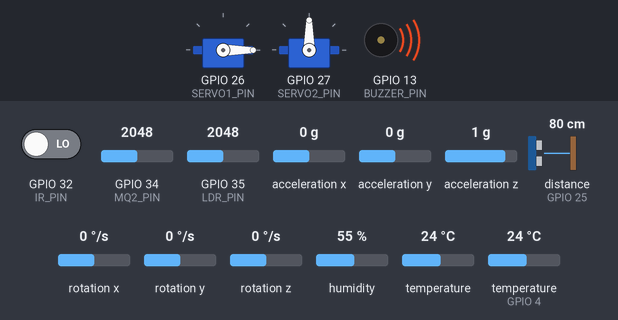
Simulated run of this sketch. Board: ESP32. Parts: 2 × servo, buzzer (waves = sounding, pin HIGH). Wiring (inferred from the names in the program): ultrasonic range finder: trigger GPIO 33; echo GPIO 25. Inputs (shaded band) come from the test bench; at power-on: GPIO 34 (MQ2_PIN) = 2048, temperature (sensor on GPIO 4) 24 °C, GPIO 32 (IR_PIN) LOW, GPIO 35 (LDR_PIN) = 2048, acceleration x 0 g, acceleration y 0 g, acceleration z 1 g, distance to the obstacle (sensor on GPIO 25) 80 cm, rotation x 0 °/s, rotation y 0 °/s, rotation z 0 °/s, humidity 55 %, temperature 24 °C. The echo pulse lasts 58.3 µs per cm; WiFi joins after 1.5 s; servers stay silent unless stated; pins used as bus, display or sensor lines are not drawn; what the sketch prints to the serial monitor is not drawn.

Above: at 2.7 s.
2.8 s: GPIO 34 (MQ2_PIN) set to 1035
8.1 s: GPIO 34 (MQ2_PIN) set to 954
At 9.8 s:
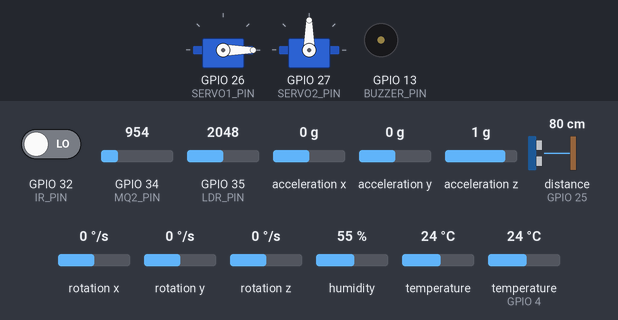
10.1 s: temperature (sensor on GPIO 4) set to 37 °C
13.0 s: temperature (sensor on GPIO 4) set to 40 °C
At 14.6 s:
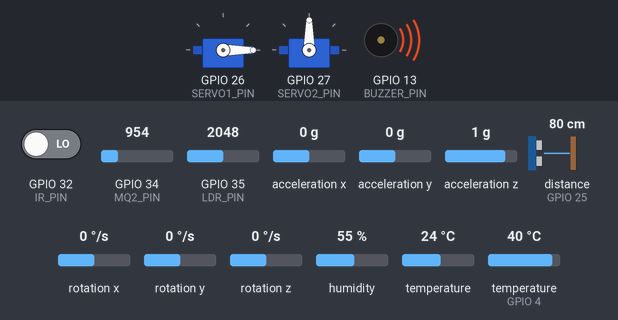
Timing chart, 0 to 19.4 s (numbered marks = the images above; inputs shaded):
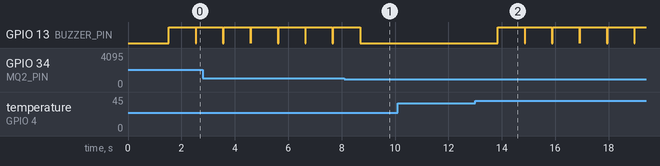

Measured:
- the behaviour switches between 1001 and 1000 on GPIO 34 (MQ2_PIN) (found by bisection; images 0 and 1)
- the behaviour switches between 38 and 39 °C on temperature (sensor on GPIO 4) (found by bisection; images 1 and 2)
- after the input at 8.1 s, GPIO 13 (BUZZER_PIN): goes on until 8.7 s, then stays LOW
- after the input at 10.1 s, every drawn part: stays the same
- after the input at 13.0 s, GPIO 13 (BUZZER_PIN): alternates HIGH for 1.0 s and LOW for 0.01 s, starting after 0.86 s
- by itself, GPIO 13 (BUZZER_PIN): alternates HIGH for 1.0 s and LOW for 0.04 s

The sketch:

smartbed.ino
```cpp
#include <WiFi.h>
#include <WebServer.h>
#include <Wire.h>
#include <DHT.h>
#include <Adafruit_MPU6050.h>
#include <Adafruit_Sensor.h>
#include <Servo.h>
#include <math.h>

// -------- Pin Definitions --------
#define DHTPIN 4
#define DHTTYPE DHT11
#define MQ2_PIN 34
#define LDR_PIN 35
#define IR_PIN 32
#define TRIG_PIN 33
#define ECHO_PIN 25
#define BUZZER_PIN 13
#define SERVO1_PIN 26
#define SERVO2_PIN 27

// -------- Objects --------
DHT dht(DHTPIN, DHTTYPE);
Adafruit_MPU6050 mpu;
WebServer server(80);
Servo servo1, servo2;

// -------- WiFi Credentials --------
const char* ssid = "Prakash 2g";
const char* password = "P1rakash@*#1";

// -------- Variables --------
unsigned long lastSensorReadTime = 0;
const unsigned long sensorReadInterval = 500;

unsigned long lastBuzzerTime = 0;
bool buzzerActive = false;

// Jerk Detection
float lastAx = 0, lastAy = 0;
#define JERK_THRESHOLD 5

// Time Tracking
unsigned long bedStartTime = 0;
unsigned long totalBedTime = 0;
bool patientInBed = false;

// Servo Angles
int servo1Angle = 0;
int servo2Angle = 90;

// Sensor Data Struct
struct SensorData {
  float temperature;
  float humidity;
  int mq2Value;
  int ldrValue;
  float pitch, roll, yaw;
  int bottleLevel;
  unsigned long bedTime;
};

SensorData sensorData;

// -------- HTML PAGE --------
const char webpage[] PROGMEM = R"rawliteral(
<!DOCTYPE html>
<html lang="en">
<head>
  <meta charset="UTF-8">
  <meta name="viewport" content="width=device-width, initial-scale=1.0">
  <title>NATERIDA</title>
  <style>
   body {
            margin: 0;
            padding: 0;
            font-family: 'Courier New', monospace;
            background-color: #000;
            background-image: linear-gradient(to right, rgba(255, 0, 0, 0.2), rgba(0, 255, 0, 0.2), rgba(0, 0, 255, 0.2));
            background-size: 200% 200%;
            animation: gradientAnimation 8s ease infinite;
            color: #fff;
            display: flex;
            flex-direction: column;
            align-items: center;
            justify-content: flex-start;
            height: 100vh;
            overflow-y: auto;
            text-shadow: 0 0 20px rgba(255, 255, 255, 0.8);
        }

        @keyframes gradientAnimation {
            0% { background-position: 0% 50%; }
            50% { background-position: 100% 50%; }
            100% { background-position: 0% 50%; }
        }

        .header {
            display: flex;
            align-items: center;
            margin: 20px 0;
            flex-direction: column;
        }
            /* Progress bar styling for bottle level */
.progress-container {
    width: 80%;
    background: rgba(0,255,0,0.1);
    border: 2px solid #00ff00;
    border-radius: 10px;
    margin: 10px auto;
    height: 25px;
    overflow: hidden;
}
.progress-bar {
    background: #00ff00;
    height: 100%;
    width: 0%;
    transition: width 0.5s ease;
}


        h1 {
            font-size: 3em;
            animation: flicker 1s infinite;
            margin: 0;
            color: #00ff00;
        }

        @keyframes flicker {
            0% { opacity: 1; }
            50% { opacity: 0.7; }
            100% { opacity: 1; }
        }

        .footer {
            font-size: 1em;
            animation: hackerEffect 1s infinite;
            color: #00ffff;
        }

        @keyframes hackerEffect {
            0%, 100% { opacity: 0.8; }
            50% { opacity: 1; }
        }

        .sensor-table {
            width: 100%;
            border-collapse: collapse;
            margin-top: 10px;
        }

        .sensor-table th, .sensor-table td {
            border: 2px solid #00ff00;
            padding: 10px;
            text-align: center;
            background-color: rgba(0, 255, 0, 0.2);
        }

        #sensor-data, #cube-container, .servo-control {
            border: 2px solid #00ff00;
            padding: 20px;
            border-radius: 12px;
            margin: 10px;
            text-align: center;
            width: 90%;
            background-color: rgba(0, 0, 0, 0.6);
            box-shadow: 0 0 20px #00ff00;
        }

        #cube {
            width: 80px;
            height: 80px;
            background: rgba(255, 165, 0, 0.7);
            position: relative;
            transform-style: preserve-3d;
            transition: transform 0.1s;
            box-shadow: 0 0 20px rgba(255, 165, 0, 0.7);
            margin: auto;
        }

        .face {
            position: absolute;
            width: 80px;
            height: 80px;
            background: rgba(255, 0, 0, 0.7);
            border: 1px solid #fff;
        }

        .front { transform: translateZ(40px); }
        .back { transform: rotateY(180deg) translateZ(40px); }
        .left { transform: rotateY(-90deg) translateZ(40px); }
        .right { transform: rotateY(90deg) translateZ(40px); }
        .top { transform: rotateX(90deg) translateZ(40px); }
        .bottom { transform: rotateX(-90deg) translateZ(40px); }

        #angles { margin-top: 10px; font-size: 1.2em; color: #00ff00; }
        .sensor-title { font-weight: bold; margin-bottom: 10px; animation: fadeIn 1s; }

        @keyframes fadeIn { from { opacity: 0; } to { opacity: 1; } }

        /* Servo slider styling */
        .servo-control label {
            display: block;
            font-size: 1.2em;
            margin-bottom: 5px;
            color: #00ff00;
        }

        .servo-control input[type="range"] {
            width: 80%;
            margin: 10px 0;
            -webkit-appearance: none;
            height: 10px;
            background: rgba(0, 255, 0, 0.2);
            outline: none;
            border-radius: 5px;
            box-shadow: 0 0 10px #00ff00;
        }

        .servo-control input[type="range"]::-webkit-slider-thumb {
            -webkit-appearance: none;
            width: 20px;
            height: 20px;
            background: #00ff00;
            border-radius: 50%;
            cursor: pointer;
            box-shadow: 0 0 15px #00ff00;
        }

        @media (max-width: 600px) {
            h1 { font-size: 2.5em; }
            #angles { font-size: 1em; }
        }
  </style>
  <script>
    setInterval(function() {
      fetch('/getSensorData').then(response => response.json()).then(data => {
        document.getElementById('temp').innerText = data.temperature.toFixed(1);
        document.getElementById('humidity').innerText = data.humidity.toFixed(1);
        document.getElementById('ldr').innerText = data.ldrValue;
        document.getElementById('mq2').innerText = data.mq2Value;
        document.getElementById('pitch').innerText = data.pitch.toFixed(1);
        document.getElementById('roll').innerText = data.roll.toFixed(1);
        document.getElementById('yaw').innerText = data.yaw.toFixed(1);
        document.getElementById('bedTime').innerText = Math.floor(data.bedTime/1000) + " sec";
        updateCube(data.pitch, data.roll, data.yaw);
      });
    }, 1000);
     // Bottle Level updates
let level = data.bottleLevel;
if(level < 0) {
  document.getElementById('bottleLevelText').innerText = "No Reading";
  document.getElementById('bottleLevelBar').style.width = "0%";
} else {
  document.getElementById('bottleLevelText').innerText = level + " cm";
  let percent = Math.min(Math.max(100 - level, 0), 100);
  document.getElementById('bottleLevelBar').style.width = percent + "%";
}

    function updateCube(pitch, roll, yaw) {
      const cube = document.getElementById('cube');
      cube.style.transform = 'rotateX(' + pitch + 'deg) rotateY(' + roll + 'deg) rotateZ(' + yaw + 'deg)';
    }

    function moveServo(servo, angle) {
      fetch('/setServo?servo=' + servo + '&angle=' + angle)
      .then(() => console.log('Servo ' + servo + ' set to ' + angle + '°'));
    }
  </script>
</head>
<body>
   <div class='header'>
        <h1>NATERIDA</h1>
        <div class='footer'>Developed by Techengers</div>
    </div>

    <div id='sensor-data'>
        <div class='sensor-title'>Sensor Values</div>
        <table class='sensor-table'>
            <tr><th>DHT11 Temperature</th><th>DHT11 Humidity</th></tr>
            <tr><td><span id='temp'>0</span> °C</td><td><span id='humidity'>0</span> %</td></tr>
            <tr><th>LDR Value</th><th>MQ2 Value</th></tr>
            <tr><td><span id='ldr'>0</span></td><td><span id='mq2'>0</span></td></tr>
            <tr><th colspan='2'>Bed Time</th></tr>
            <tr><td colspan='2'><span id='bedTime'>0</span></td></tr>
        </table>
    </div>

    <div id='cube-container'>
        <h2>Robot Orientation</h2>
        <div id='cube'>
            <div class='face front'></div>
            <div class='face back'></div>
            <div class='face left'></div>
            <div class='face right'></div>
            <div class='face top'></div>
            <div class='face bottom'></div>
        </div>
        <div id='angles'>
            <p>Pitch: <span id='pitch'>0</span>°</p>
            <p>Roll: <span id='roll'>0</span>°</p>
            <p>Yaw: <span id='yaw'>0</span>°</p>
        </div>
    </div>

    <!-- Servo control sliders -->
    <div class="servo-control">
        <h2>Bed angle control</h2>
        <label for="servo1">Servo 1 (0°–90°)</label>
        <input type="range" id="servo1" min="0" max="90" value="0" oninput="moveServo(1, this.value)">
        <label for="servo2">Servo 2 (90°–180°)</label>
        <input type="range" id="servo2" min="90" max="180" value="90" oninput="moveServo(2, this.value)">
    </div>

    <!-- Bottle water level -->
<div id='bottle-container'>
    <h2>Bottle Water Level</h2>
    <div class="progress-container">
        <div id="bottleLevelBar" class="progress-bar"></div>
    </div>
    <p><span id="bottleLevelText">0 cm</span></p>
</div>

</body>
</html>
)rawliteral";

// -------- Function Prototypes --------
void updateSensorData();
int readUltrasonic();
void setServoControl();

void setup() {
  Serial.begin(115200);
  dht.begin();

  pinMode(MQ2_PIN, INPUT);
  pinMode(LDR_PIN, INPUT);
  pinMode(IR_PIN, INPUT);
  pinMode(TRIG_PIN, OUTPUT);
  pinMode(ECHO_PIN, INPUT);
  pinMode(BUZZER_PIN, OUTPUT);
  digitalWrite(BUZZER_PIN, LOW);

  // WiFi with timeout
  WiFi.begin(ssid, password);
  Serial.print("Connecting to WiFi");
  unsigned long startAttemptTime = millis();
  while (WiFi.status() != WL_CONNECTED && millis() - startAttemptTime < 15000) {
    Serial.print(".");
    delay(500);
  }
  if (WiFi.status() != WL_CONNECTED) {
    Serial.println("\nWiFi Failed! Restarting...");
    ESP.restart();
  }
  Serial.println("\nConnected! IP: ");
  Serial.println(WiFi.localIP());

  // MPU6050
  Wire.begin(18, 5);
  if (!mpu.begin()) {
    Serial.println("MPU6050 Failed!");
  }
  mpu.setAccelerometerRange(MPU6050_RANGE_8_G);
  mpu.setGyroRange(MPU6050_RANGE_500_DEG);
  mpu.setFilterBandwidth(MPU6050_BAND_21_HZ);

  // Servos
  servo1.attach(SERVO1_PIN);
  servo2.attach(SERVO2_PIN);
  servo1.write(servo1Angle);
  servo2.write(servo2Angle);

  // Web server routes
  server.on("/", HTTP_GET, []() {
    server.send_P(200, "text/html", webpage);
  });

  server.on("/getSensorData", HTTP_GET, []() {
    String jsonResponse = "{\"temperature\":" + String(sensorData.temperature) +
                          ",\"humidity\":" + String(sensorData.humidity) +
                          ",\"ldrValue\":" + String(sensorData.ldrValue) +
                          ",\"mq2Value\":" + String(sensorData.mq2Value) +
                          ",\"pitch\":" + String(sensorData.pitch) +
                          ",\"roll\":" + String(sensorData.roll) +
                          ",\"yaw\":" + String(sensorData.yaw) +
                          ",\"bedTime\":" + String(sensorData.bedTime) + "}";
    server.send(200, "application/json", jsonResponse);
  });

  server.on("/setServo", HTTP_GET, setServoControl);

  server.begin();
}

void loop() {
  server.handleClient();

  // Non-blocking buzzer handling
  if (buzzerActive && millis() - lastBuzzerTime > 1000) {
    digitalWrite(BUZZER_PIN, LOW);
    buzzerActive = false;
  }

  if (millis() - lastSensorReadTime >= sensorReadInterval) {
    updateSensorData();
    lastSensorReadTime = millis();
  }
}

// -------- Sensor Update --------
void updateSensorData() {
  // DHT11 with NAN check
  float t = dht.readTemperature();
  float h = dht.readHumidity();
  if (!isnan(t)) sensorData.temperature = t;
  if (!isnan(h)) sensorData.humidity = h;

  // MQ2 & LDR
  sensorData.mq2Value = analogRead(MQ2_PIN);
  sensorData.ldrValue = analogRead(LDR_PIN);

  // Bottle Level
  sensorData.bottleLevel = readUltrasonic();

  // MPU6050 jerk detection & orientation
  sensors_event_t a, g, temp;
  mpu.getEvent(&a, &g, &temp);
  float dAx = abs(a.acceleration.x - lastAx);
  float dAy = abs(a.acceleration.y - lastAy);
  if (dAx > JERK_THRESHOLD && dAy > JERK_THRESHOLD) {
    Serial.println("Jerk Detected!");
    digitalWrite(BUZZER_PIN, HIGH);
    buzzerActive = true;
    lastBuzzerTime = millis();
  }
  lastAx = a.acceleration.x;
  lastAy = a.acceleration.y;

  // Orientation calculation
  sensorData.pitch = atan2(a.acceleration.y, sqrt(pow(a.acceleration.x, 2) + pow(a.acceleration.z, 2))) * 180 / PI;
  sensorData.roll = atan2(-a.acceleration.x, a.acceleration.z) * 180 / PI;
  sensorData.yaw = g.gyro.z * 180 / PI; // simplified

  // IR Sensor for bed time tracking
  bool irState = digitalRead(IR_PIN);
  if (irState && !patientInBed) {
    bedStartTime = millis();
    patientInBed = true;
  } else if (!irState && patientInBed) {
    totalBedTime += millis() - bedStartTime;
    patientInBed = false;
  }
  sensorData.bedTime = totalBedTime + (patientInBed ? millis() - bedStartTime : 0);

  // Alert conditions (non-blocking buzzer)
  if ((sensorData.temperature > 38 || sensorData.mq2Value > 1000) && !buzzerActive) {
    digitalWrite(BUZZER_PIN, HIGH);
    buzzerActive = true;
    lastBuzzerTime = millis();
  }
}

// -------- Ultrasonic --------
int readUltrasonic() {
  digitalWrite(TRIG_PIN, LOW);
  delayMicroseconds(2);
  digitalWrite(TRIG_PIN, HIGH);
  delayMicroseconds(10);
  digitalWrite(TRIG_PIN, LOW);
  long duration = pulseIn(ECHO_PIN, HIGH, 30000); // timeout 30ms
  if (duration == 0) return -1; // no object
  return duration * 0.034 / 2; // cm
}

// -------- Servo Control from Web --------
void setServoControl() {
  if (server.hasArg("servo") && server.hasArg("angle")) {
    int servoNum = server.arg("servo").toInt();
    int angle = server.arg("angle").toInt();
    if (servoNum == 1) {
      servo1Angle = constrain(angle, 0, 90);
      servo1.write(servo1Angle);
    } else if (servoNum == 2) {
      servo2Angle = constrain(angle, 90, 180);
      servo2.write(servo2Angle);
    }
    server.send(200, "text/plain", "OK");
  } else {
    server.send(400, "text/plain", "Missing parameters");
  }
}
```
